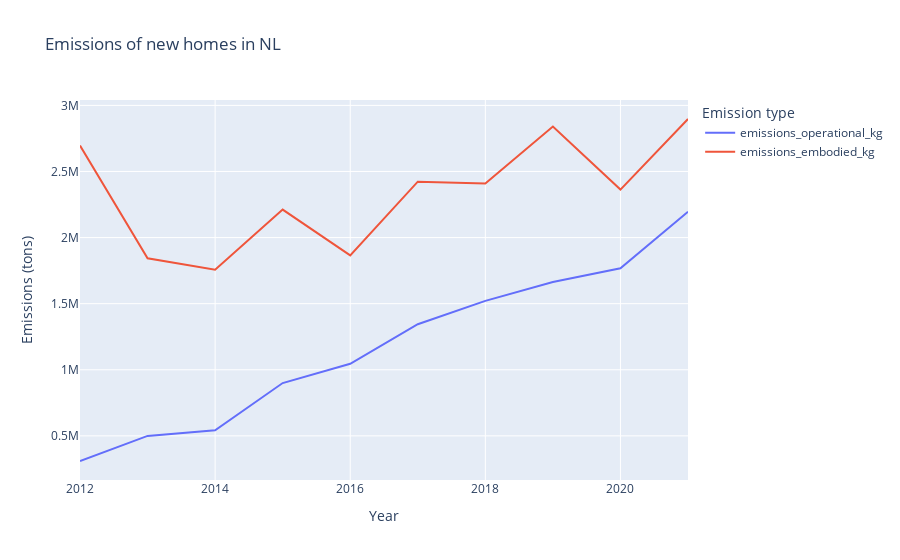
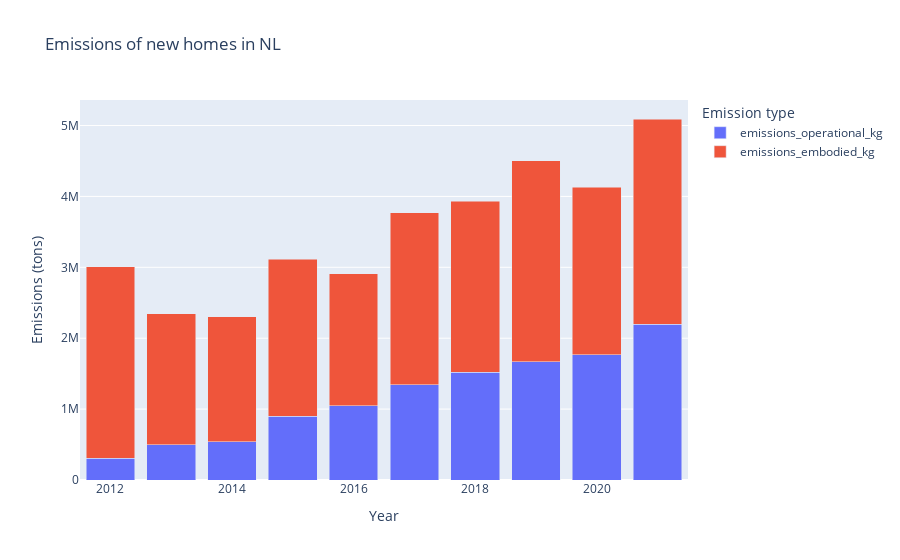

The cell these charts' notebook holds for them, in order:
### Code cell
query = ''' 
SELECT year, 
	SUM(emissions_operational_kg/1000) AS emissions_operational_kg, 
	SUM(emissions_embodied_kg/1000) AS emissions_embodied_kg
FROM new_housing_emissions 
GROUP BY year 
'''

df = pd.read_sql_query(query, engine)

fig = px.line(df, x='year', y=['emissions_operational_kg', 'emissions_embodied_kg'], 
              title='Emissions of new homes in NL', 
              labels={'value': 'Emissions (tons)', 'year': 'Year', 'variable': 'Emission type'})
fig.show()

fig = px.bar(df, x='year', y=['emissions_operational_kg', 'emissions_embodied_kg'], barmode='stack', 
             title='Emissions of new homes in NL', 
             labels={'value': 'Emissions (tons)', 'year': 'Year', 'variable': 'Emission type'})
fig.show()

### Figure 1 — Plotly figure (JSON) as saved in the notebook; plotly's stock layout.template omitted (floating-point values rounded to 4 significant figures)
{"data": [{"hovertemplate": "Emission type=emissions_operational_kg<br>Year=%{x}<br>Emissions (tons)=%{y}<extra></extra>", "legendgroup": "emissions_operational_kg", "line": {"color": "#636efa", "dash": "solid"}, "marker": {"symbol": "circle"}, "mode": "lines", "name": "emissions_operational_kg", "orientation": "v", "showlegend": true, "type": "scatter", "x": [2012, 2013, 2014, 2015, 2016, 2017, 2018, 2019, 2020, 2021], "xaxis": "x", "y": [309700.0, 499400.0, 542600.0, 899400.0, 1045000.0, 1345000.0, 1521000.0, 1664000.0, 1767000.0, 2195000.0], "yaxis": "y"}, {"hovertemplate": "Emission type=emissions_embodied_kg<br>Year=%{x}<br>Emissions (tons)=%{y}<extra></extra>", "legendgroup": "emissions_embodied_kg", "line": {"color": "#EF553B", "dash": "solid"}, "marker": {"symbol": "circle"}, "mode": "lines", "name": "emissions_embodied_kg", "orientation": "v", "showlegend": true, "type": "scatter", "x": [2012, 2013, 2014, 2015, 2016, 2017, 2018, 2019, 2020, 2021], "xaxis": "x", "y": [2696829, 1843130, 1757416, 2211824, 1865222, 2422729, 2408664, 2839700, 2362978, 2896955], "yaxis": "y"}], "layout": {"legend": {"title": {"text": "Emission type"}, "tracegroupgap": 0}, "title": {"text": "Emissions of new homes in NL"}, "xaxis": {"anchor": "y", "domain": [0, 1], "title": {"text": "Year"}}, "yaxis": {"anchor": "x", "domain": [0, 1], "title": {"text": "Emissions (tons)"}}}}

### Figure 2 — Plotly figure (JSON) as saved in the notebook; plotly's stock layout.template omitted (floating-point values rounded to 4 significant figures)
{"data": [{"alignmentgroup": "True", "hovertemplate": "Emission type=emissions_operational_kg<br>Year=%{x}<br>Emissions (tons)=%{y}<extra></extra>", "legendgroup": "emissions_operational_kg", "marker": {"color": "#636efa", "pattern": {"shape": ""}}, "name": "emissions_operational_kg", "offsetgroup": "emissions_operational_kg", "orientation": "v", "showlegend": true, "textposition": "auto", "type": "bar", "x": [2012, 2013, 2014, 2015, 2016, 2017, 2018, 2019, 2020, 2021], "xaxis": "x", "y": [309700.0, 499400.0, 542600.0, 899400.0, 1045000.0, 1345000.0, 1521000.0, 1664000.0, 1767000.0, 2195000.0], "yaxis": "y"}, {"alignmentgroup": "True", "hovertemplate": "Emission type=emissions_embodied_kg<br>Year=%{x}<br>Emissions (tons)=%{y}<extra></extra>", "legendgroup": "emissions_embodied_kg", "marker": {"color": "#EF553B", "pattern": {"shape": ""}}, "name": "emissions_embodied_kg", "offsetgroup": "emissions_embodied_kg", "orientation": "v", "showlegend": true, "textposition": "auto", "type": "bar", "x": [2012, 2013, 2014, 2015, 2016, 2017, 2018, 2019, 2020, 2021], "xaxis": "x", "y": [2696829, 1843130, 1757416, 2211824, 1865222, 2422729, 2408664, 2839700, 2362978, 2896955], "yaxis": "y"}], "layout": {"barmode": "stack", "legend": {"title": {"text": "Emission type"}, "tracegroupgap": 0}, "title": {"text": "Emissions of new homes in NL"}, "xaxis": {"anchor": "y", "domain": [0, 1], "title": {"text": "Year"}}, "yaxis": {"anchor": "x", "domain": [0, 1], "title": {"text": "Emissions (tons)"}}}}
